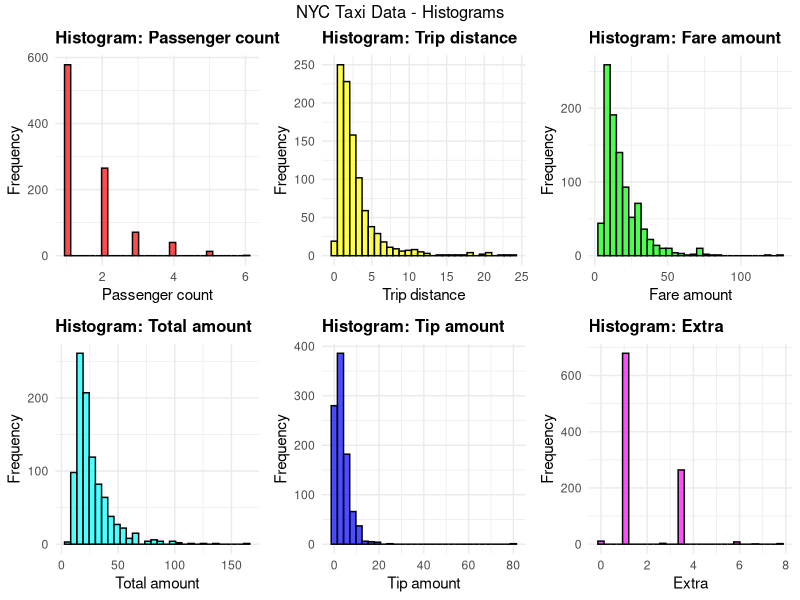
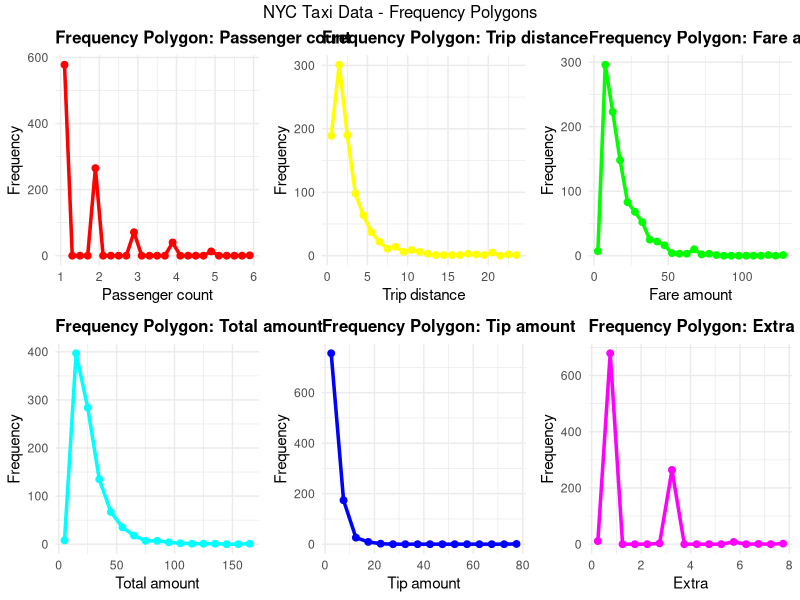
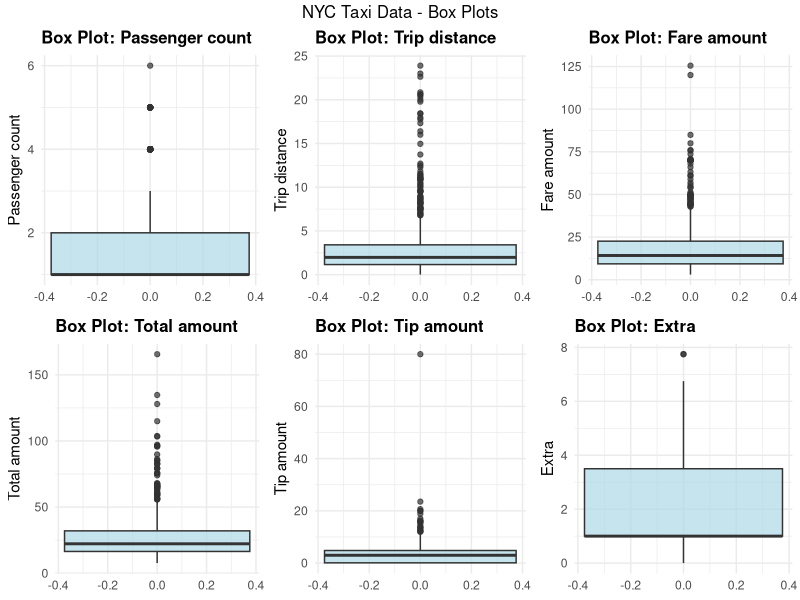
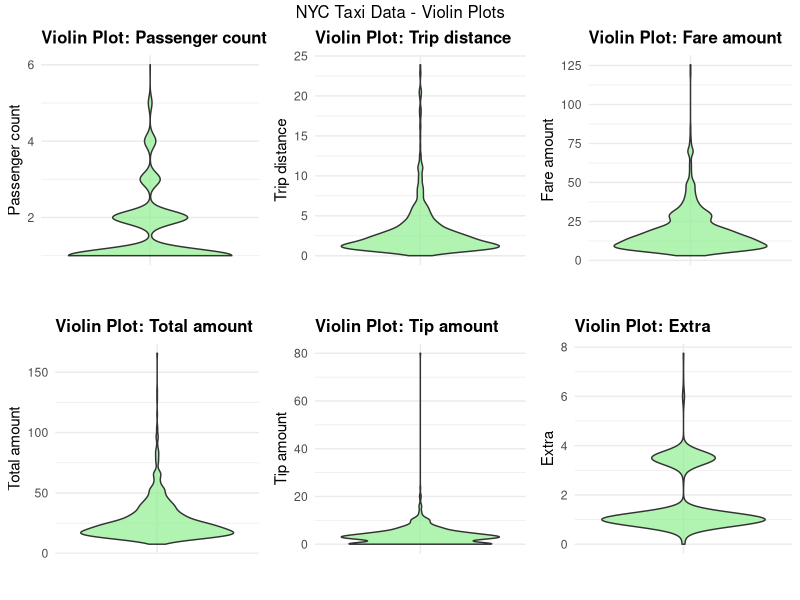
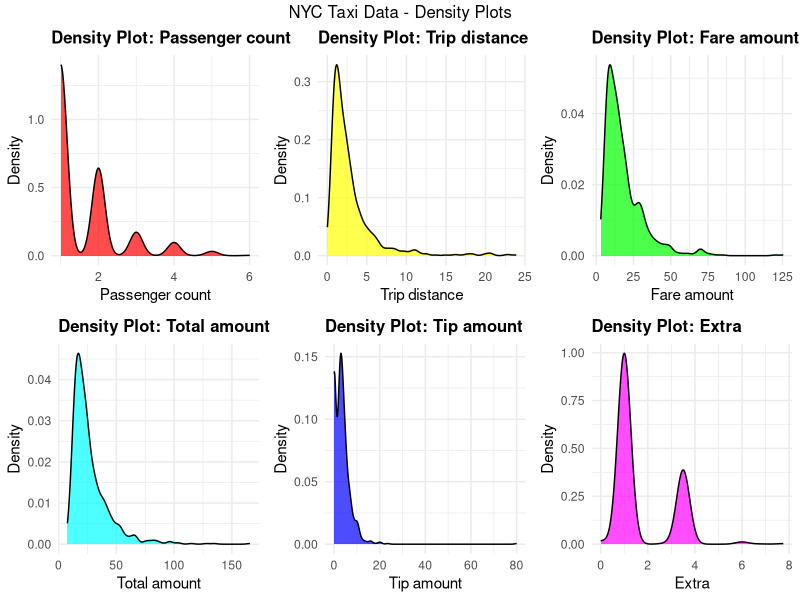
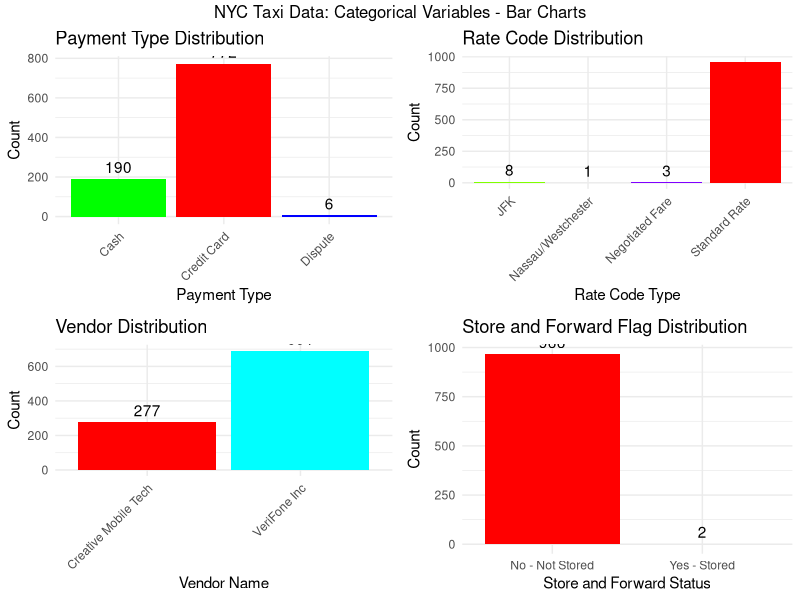
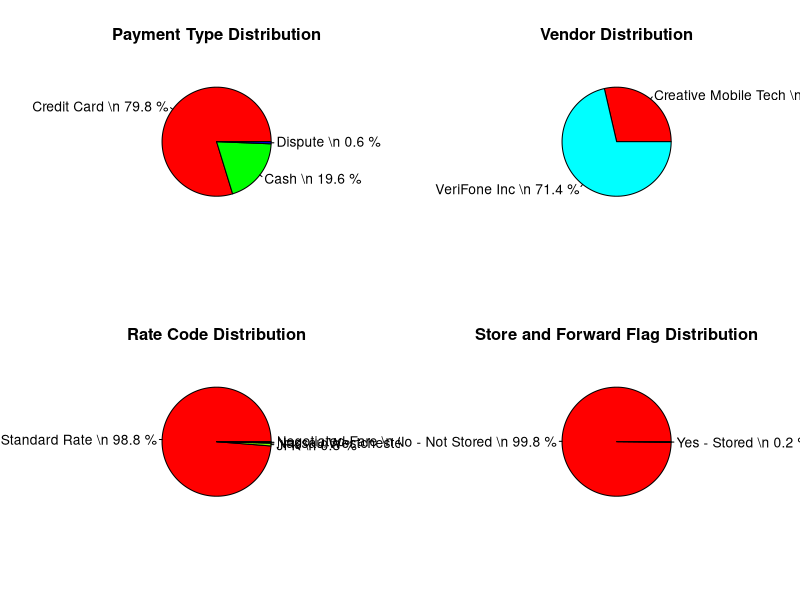
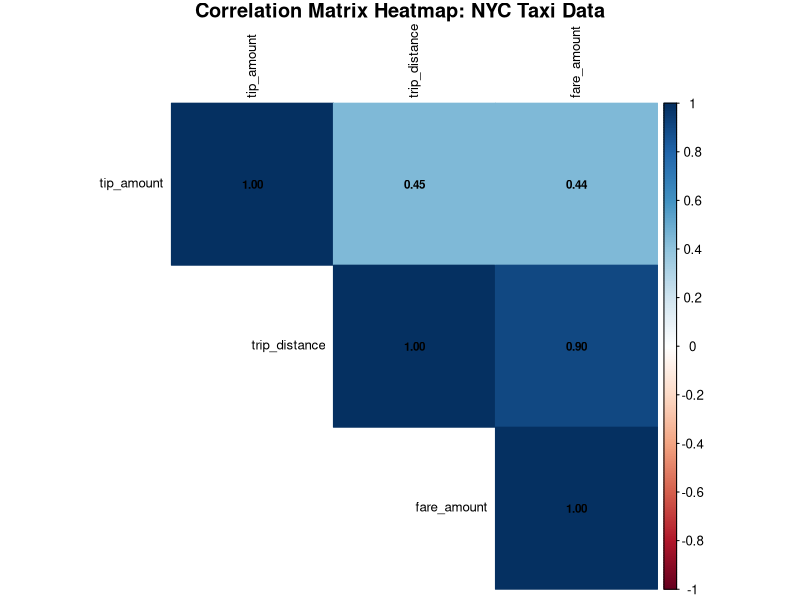

The R source for these figures, in order:
# U23AI118
# Lab 2: Analyzing NYC Dataset - R Version

#cd "lab2-3"
#& "C:\Program Files\R\R-4.5.1\bin\R.exe" --vanilla -e "user_lib <- file.path(Sys.getenv('USERPROFILE'), 'Documents', 'R', 'win-library', '4.5'); .libPaths(user_lib); source('NYCAnalysis.R')"

# Install required packages if not already installed
install_if_missing <- function(packages) {
  for (pkg in packages) {
    if (!require(pkg, character.only = TRUE)) {
      install.packages(pkg, dependencies = TRUE)
      library(pkg, character.only = TRUE)
    }
  }
}

# Load required libraries
required_packages <- c("readr", "dplyr", "ggplot2", "gridExtra", "corrplot", 
                      "reshape2", "RColorBrewer", "viridis", "psych")
install_if_missing(required_packages)

# Load the dataset
df <- read_csv('yellow_tripdata_sample.csv')
cat("Shape =", nrow(df), "rows x", ncol(df), "columns\\n")
cat("Columns:", paste(colnames(df), collapse = ", "), "\\n")
cat("Initial rows:\\n")
print(head(df))

# Analyzing before Data Cleaning
cat("\\nDataset Info:\\n")
str(df)
cat("\\nMissing Values:\\n")
print(sapply(df, function(x) sum(is.na(x))))

# Data Cleaning
df_clean <- df %>%
  filter(
    passenger_count > 0 & passenger_count <= 8,
    trip_distance > 0 & trip_distance <= 100,
    fare_amount > 0 & fare_amount <= 500,
    total_amount > 0 & total_amount <= 500,
    tip_amount >= 0 & tip_amount <= 100,
    extra >= 0
  )

cat(sprintf("Original dataset size: %d\\n", nrow(df)))
cat(sprintf("Cleaned dataset size: %d\\n", nrow(df_clean)))
cat(sprintf("Removed %d rows (%.2f%%)\\n", 
    nrow(df) - nrow(df_clean), 
    ((nrow(df) - nrow(df_clean))/nrow(df)*100)))

# Descriptive statistics
print(summary(df_clean))

# Define numerical columns
numerical_cols <- c('passenger_count', 'trip_distance', 'fare_amount', 
                   'total_amount', 'tip_amount', 'extra')

# Function to calculate descriptive statistics
descriptive_stats <- function(data, column) {
  col_data <- data[[column]]
  mode_val <- as.numeric(names(sort(table(col_data), decreasing = TRUE))[1])
  
  list(
    mean = mean(col_data, na.rm = TRUE),
    median = median(col_data, na.rm = TRUE),
    mode = mode_val,
    min = min(col_data, na.rm = TRUE),
    max = max(col_data, na.rm = TRUE),
    std = sd(col_data, na.rm = TRUE),
    variance = var(col_data, na.rm = TRUE),
    skew = psych::skew(col_data, na.rm = TRUE),
    kurtosis = psych::kurtosi(col_data, na.rm = TRUE)
  )
}

# Calculate statistics for all numerical columns
stats_summary <- lapply(numerical_cols, function(col) descriptive_stats(df_clean, col))
names(stats_summary) <- numerical_cols

# Convert to data frame for better display
stats_df <- data.frame(do.call(rbind, lapply(stats_summary, unlist)))
stats_df <- round(stats_df, 4)
print(stats_df)

# Create histograms
create_histograms <- function() {
  plots <- list()
  colors <- rainbow(length(numerical_cols))
  
  for (i in seq_along(numerical_cols)) {
    col <- numerical_cols[i]
    p <- ggplot(df_clean, aes_string(x = col)) +
      geom_histogram(bins = 30, alpha = 0.7, fill = colors[i], color = "black") +
      labs(title = paste("Histogram:", gsub("_", " ", stringr::str_to_title(col))),
           x = gsub("_", " ", stringr::str_to_title(col)),
           y = "Frequency") +
      theme_minimal() +
      theme(plot.title = element_text(face = "bold", size = 12))
    plots[[i]] <- p
  }
  
  grid.arrange(grobs = plots, ncol = 3, nrow = 2,
               top = "NYC Taxi Data - Histograms")
}

create_histograms()

# Observations for histograms
cat("\\nHistogram Observations:\\n")
cat("All graphs are right skewed\\n")
cat("1) Single passenger travels more\\n")
cat("2) Most people travel within range of 0-5 km\\n")
cat("3) Generally fares are below $40\\n")
cat("4) Total amount comes between $0 - $60\\n")
cat("5) People generally tip below $10\\n")
cat("6) Extras are either 1 or 4\\n")

# Create frequency polygons
create_frequency_polygons <- function() {
  plots <- list()
  colors <- rainbow(length(numerical_cols))
  
  for (i in seq_along(numerical_cols)) {
    col <- numerical_cols[i]
    
    # Calculate histogram data
    h <- hist(df_clean[[col]], breaks = 20, plot = FALSE)
    bin_centers <- (h$breaks[-1] + h$breaks[-length(h$breaks)]) / 2
    
    freq_data <- data.frame(x = bin_centers, y = h$counts)
    
    p <- ggplot(freq_data, aes(x = x, y = y)) +
      geom_line(color = colors[i], linewidth = 1.2) +
      geom_point(color = colors[i], size = 2) +
      labs(title = paste("Frequency Polygon:", gsub("_", " ", stringr::str_to_title(col))),
           x = gsub("_", " ", stringr::str_to_title(col)),
           y = "Frequency") +
      theme_minimal() +
      theme(plot.title = element_text(face = "bold", size = 12))
    plots[[i]] <- p
  }
  
  grid.arrange(grobs = plots, ncol = 3, nrow = 2,
               top = "NYC Taxi Data - Frequency Polygons")
}

create_frequency_polygons()

# Create box plots
create_boxplots <- function() {
  plots <- list()
  
  for (i in seq_along(numerical_cols)) {
    col <- numerical_cols[i]
    p <- ggplot(df_clean, aes_string(y = col)) +
      geom_boxplot(fill = "lightblue", alpha = 0.7) +
      labs(title = paste("Box Plot:", gsub("_", " ", stringr::str_to_title(col))),
           y = gsub("_", " ", stringr::str_to_title(col))) +
      theme_minimal() +
      theme(plot.title = element_text(face = "bold", size = 12))
    plots[[i]] <- p
  }
  
  grid.arrange(grobs = plots, ncol = 3, nrow = 2,
               top = "NYC Taxi Data - Box Plots")
}

create_boxplots()

# Create violin plots
create_violin_plots <- function() {
  plots <- list()
  
  for (i in seq_along(numerical_cols)) {
    col <- numerical_cols[i]
      p <- ggplot(df_clean, aes(x = "", y = .data[[col]])) +
     geom_violin(fill = "lightgreen", alpha = 0.7) +
     labs(title = paste("Violin Plot:", gsub("_", " ", stringr::str_to_title(col))),
       y = gsub("_", " ", stringr::str_to_title(col)),
       x = "") +
     theme_minimal() +
     theme(plot.title = element_text(face = "bold", size = 12))
    plots[[i]] <- p
  }
  
  grid.arrange(grobs = plots, ncol = 3, nrow = 2,
               top = "NYC Taxi Data - Violin Plots")
}

create_violin_plots()

# Create density plots
create_density_plots <- function() {
  plots <- list()
  colors <- rainbow(length(numerical_cols))
  
  for (i in seq_along(numerical_cols)) {
    col <- numerical_cols[i]
    p <- ggplot(df_clean, aes_string(x = col)) +
      geom_density(fill = colors[i], alpha = 0.7) +
      labs(title = paste("Density Plot:", gsub("_", " ", stringr::str_to_title(col))),
           x = gsub("_", " ", stringr::str_to_title(col)),
           y = "Density") +
      theme_minimal() +
      theme(plot.title = element_text(face = "bold", size = 12))
    plots[[i]] <- p
  }
  
  grid.arrange(grobs = plots, ncol = 3, nrow = 2,
               top = "NYC Taxi Data - Density Plots")
}

create_density_plots()

# Create mapping dictionaries for categorical variables
payment_type_map <- c("1" = "Credit Card", "2" = "Cash", "3" = "No Charge", 
                     "4" = "Dispute", "5" = "Unknown", "6" = "Voided Trip")

ratecode_map <- c("1" = "Standard Rate", "2" = "JFK", "3" = "Newark", 
                 "4" = "Nassau/Westchester", "5" = "Negotiated Fare", "6" = "Group Ride")

vendor_map <- c("1" = "Creative Mobile Tech", "2" = "VeriFone Inc")

flag_map <- c("Y" = "Yes - Stored", "N" = "No - Not Stored")

# Create categorical variable bar charts
create_categorical_bars <- function() {
  # Payment Type
  payment_counts <- table(df_clean$payment_type)
  payment_labels <- payment_type_map[names(payment_counts)]
  
  p1 <- ggplot(data.frame(type = payment_labels, count = as.numeric(payment_counts)), 
               aes(x = type, y = count)) +
    geom_bar(stat = "identity", fill = rainbow(length(payment_counts))) +
    geom_text(aes(label = count), vjust = -0.5) +
    labs(title = "Payment Type Distribution", x = "Payment Type", y = "Count") +
    theme_minimal() +
    theme(axis.text.x = element_text(angle = 45, hjust = 1))
  
  # Rate Code
  ratecode_counts <- table(df_clean$RatecodeID)
  ratecode_labels <- ratecode_map[names(ratecode_counts)]
  
  p2 <- ggplot(data.frame(type = ratecode_labels, count = as.numeric(ratecode_counts)), 
               aes(x = type, y = count)) +
    geom_bar(stat = "identity", fill = rainbow(length(ratecode_counts))) +
    geom_text(aes(label = count), vjust = -0.5) +
    labs(title = "Rate Code Distribution", x = "Rate Code Type", y = "Count") +
    theme_minimal() +
    theme(axis.text.x = element_text(angle = 45, hjust = 1))
  
  # Vendor
  vendor_counts <- table(df_clean$VendorID)
  vendor_labels <- vendor_map[names(vendor_counts)]
  
  p3 <- ggplot(data.frame(type = vendor_labels, count = as.numeric(vendor_counts)), 
               aes(x = type, y = count)) +
    geom_bar(stat = "identity", fill = rainbow(length(vendor_counts))) +
    geom_text(aes(label = count), vjust = -0.5) +
    labs(title = "Vendor Distribution", x = "Vendor Name", y = "Count") +
    theme_minimal() +
    theme(axis.text.x = element_text(angle = 45, hjust = 1))
  
  # Store and Forward Flag
  flag_counts <- table(df_clean$store_and_fwd_flag)
  flag_labels <- flag_map[names(flag_counts)]
  
  p4 <- ggplot(data.frame(type = flag_labels, count = as.numeric(flag_counts)), 
               aes(x = type, y = count)) +
    geom_bar(stat = "identity", fill = rainbow(length(flag_counts))) +
    geom_text(aes(label = count), vjust = -0.5) +
    labs(title = "Store and Forward Flag Distribution", x = "Store and Forward Status", y = "Count") +
    theme_minimal()
  
  grid.arrange(p1, p2, p3, p4, ncol = 2, nrow = 2,
               top = "NYC Taxi Data: Categorical Variables - Bar Charts")
}

create_categorical_bars()

# Create pie charts for categorical variables
create_pie_charts <- function() {
  par(mfrow = c(2, 2))
  
  # Payment Type Pie Chart
  payment_counts <- table(df_clean$payment_type)
  payment_labels <- payment_type_map[names(payment_counts)]
  pie(payment_counts, labels = paste(payment_labels, "\\n", 
      round(payment_counts/sum(payment_counts)*100, 1), "%"),
      main = "Payment Type Distribution", col = rainbow(length(payment_counts)))
  
  # Vendor Pie Chart
  vendor_counts <- table(df_clean$VendorID)
  vendor_labels <- vendor_map[names(vendor_counts)]
  pie(vendor_counts, labels = paste(vendor_labels, "\\n", 
      round(vendor_counts/sum(vendor_counts)*100, 1), "%"),
      main = "Vendor Distribution", col = rainbow(length(vendor_counts)))
  
  # Rate Code Pie Chart
  ratecode_counts <- table(df_clean$RatecodeID)
  ratecode_labels <- ratecode_map[names(ratecode_counts)]
  pie(ratecode_counts, labels = paste(ratecode_labels, "\\n", 
      round(ratecode_counts/sum(ratecode_counts)*100, 1), "%"),
      main = "Rate Code Distribution", col = rainbow(length(ratecode_counts)))
  
  # Store and Forward Flag Pie Chart
  flag_counts <- table(df_clean$store_and_fwd_flag)
  flag_labels <- flag_map[names(flag_counts)]
  pie(flag_counts, labels = paste(flag_labels, "\\n", 
      round(flag_counts/sum(flag_counts)*100, 1), "%"),
      main = "Store and Forward Flag Distribution", col = rainbow(length(flag_counts)))
  
  par(mfrow = c(1, 1))
}

create_pie_charts()

# INFERENTIAL STATISTICS

# Confidence Intervals
confidence_interval <- function(data, confidence = 0.95) {
  n <- length(data)
  mean_val <- mean(data, na.rm = TRUE)
  std_err <- sd(data, na.rm = TRUE) / sqrt(n)
  t_val <- qt((1 + confidence) / 2, n - 1)
  margin_error <- t_val * std_err
  
  list(
    mean = mean_val,
    lower_bound = mean_val - margin_error,
    upper_bound = mean_val + margin_error,
    std_error = std_err,
    sample_size = n
  )
}

variables <- c('trip_distance', 'fare_amount', 'tip_amount')
cat("\\n=== CONFIDENCE INTERVALS ===\\n")

for (var in variables) {
  data <- df_clean[[var]][!is.na(df_clean[[var]])]
  ci_result <- confidence_interval(data)
  
  cat(sprintf("\n%s:\n", gsub("_", " ", stringr::str_to_title(var))))
  cat(sprintf("  Sample Size: %d\n", ci_result$sample_size))
  cat(sprintf("  Sample Mean: $%.4f\n", ci_result$mean))
  cat(sprintf("  Standard Error: $%.4f\n", ci_result$std_error))
  cat(sprintf("  95%% CI: [$%.4f, $%.4f]\n", ci_result$lower_bound, ci_result$upper_bound))
  cat(sprintf("  Interpretation: We are 95%% confident that the true population mean\n"))
  cat(sprintf("  %s lies between $%.4f and $%.4f\n", gsub("_", " ", var), 
              ci_result$lower_bound, ci_result$upper_bound))
}

# Hypothesis Test 1: One-sample t-test for tip amount
cat("\n=== HYPOTHESIS TEST 1: One-Sample t-test for Tip Amount ===\n")

tip_data <- df_clean$tip_amount[!is.na(df_clean$tip_amount)]
null_hypothesis_value <- 2.0

t_test_result <- t.test(tip_data, mu = null_hypothesis_value)

cat(sprintf("H0: μ = $%.1f (null hypothesis)\n", null_hypothesis_value))
cat(sprintf("H1: μ ≠ $%.1f (alternative hypothesis)\n", null_hypothesis_value))
cat("Significance level: α = 0.05\n")
cat("\nResults:\n")
cat(sprintf("Sample size: %d\n", length(tip_data)))
cat(sprintf("Sample mean: $%.4f\n", mean(tip_data)))
cat(sprintf("Sample std: $%.4f\n", sd(tip_data)))
cat(sprintf("t-statistic: %.4f\n", t_test_result$statistic))
cat(sprintf("p-value: %.6f\n", t_test_result$p.value))

if (t_test_result$p.value < 0.05) {
  cat("Decision: Reject H0\n")
  cat("Conclusion: There is significant evidence that the average tip amount is different from $2\n")
} else {
  cat("Decision: Fail to reject H0\n")
  cat("Conclusion: There is insufficient evidence that the average tip amount is different from $2\n")
}

# Hypothesis Test 2: Two-sample t-test for fare amount by payment type
cat("\n=== HYPOTHESIS TEST 2: Two-Sample t-test for Fare Amount by Payment Type ===\n")

credit_fares <- df_clean$fare_amount[df_clean$payment_type == 1 & !is.na(df_clean$fare_amount)]
cash_fares <- df_clean$fare_amount[df_clean$payment_type == 2 & !is.na(df_clean$fare_amount)]

t_test_result2 <- t.test(credit_fares, cash_fares)

cat("H0: μ_credit = μ_cash (no difference in mean fare amounts)\n")
cat("H1: μ_credit ≠ μ_cash (difference in mean fare amounts)\n")
cat("Significance level: α = 0.05\n")
cat("\nResults:\n")
cat("Credit card payments:\n")
cat(sprintf("  Sample size: %d\n", length(credit_fares)))
cat(sprintf("  Sample mean: $%.4f\n", mean(credit_fares)))
cat(sprintf("  Sample std: $%.4f\n", sd(credit_fares)))
cat("\nCash payments:\n")
cat(sprintf("  Sample size: %d\n", length(cash_fares)))
cat(sprintf("  Sample mean: $%.4f\n", mean(cash_fares)))
cat(sprintf("  Sample std: $%.4f\n", sd(cash_fares)))
cat(sprintf("\nt-statistic: %.4f\n", t_test_result2$statistic))
cat(sprintf("p-value: %.6f\n", t_test_result2$p.value))

if (t_test_result2$p.value < 0.05) {
  cat("Decision: Reject H0\n")
  cat("Conclusion: There is significant evidence of a difference in mean fare amounts between payment types\n")
} else {
  cat("Decision: Fail to reject H0\n")
  cat("Conclusion: There is insufficient evidence of a difference in mean fare amounts between payment types\n")
}

# Hypothesis Test 3: Chi-square test of independence
cat("\n=== HYPOTHESIS TEST 3: Chi-square Test of Independence ===\n")

contingency_table <- table(df_clean$payment_type, df_clean$RatecodeID)
cat("H0: Payment type and Rate code are independent\n")
cat("H1: Payment type and Rate code are not independent\n")
cat("Significance level: α = 0.05\n")
cat("Contingency Table:\n")
print(contingency_table)

chi_test_result <- chisq.test(contingency_table)

cat("\nResults:\n")
cat(sprintf("Chi-square statistic: %.4f\n", chi_test_result$statistic))
cat(sprintf("Degrees of freedom: %d\n", chi_test_result$parameter))
cat(sprintf("p-value: %.6f\n", chi_test_result$p.value))

if (chi_test_result$p.value < 0.05) {
  cat("Decision: Reject H0\n")
  cat("Conclusion: Payment type and Rate code are NOT independent\n")
} else {
  cat("Decision: Fail to reject H0\n")
  cat("Conclusion: Payment type and Rate code are independent\n")
}

# Correlation Analysis
cat("\n=== CORRELATION ANALYSIS ===\n")

trip_fare_corr <- cor(df_clean$trip_distance, df_clean$fare_amount, use = "complete.obs")
fare_tip_corr <- cor(df_clean$fare_amount, df_clean$tip_amount, use = "complete.obs")
fare_tip_spearman <- cor(df_clean$fare_amount, df_clean$tip_amount, 
                        method = "spearman", use = "complete.obs")

cat("Correlation:\n")
cat("Pearson - linear data\n")
cat(sprintf("Trip Distance vs Fare Amount: %.4f\n", trip_fare_corr))
cat(sprintf("Fare Amount vs Tip Amount: %.4f\n", fare_tip_corr))
cat("Spearman - non-linear data\n")
cat(sprintf("Fare Amount vs Tip Amount: %.4f\n", fare_tip_spearman))

interpret_correlation <- function(r) {
  abs_r <- abs(r)
  if (abs_r >= 0.8) return("very strong")
  else if (abs_r >= 0.6) return("strong")
  else if (abs_r >= 0.4) return("moderate")
  else if (abs_r >= 0.2) return("weak")
  else return("very weak")
}

cat("\nInterpretation:\n")
cat(sprintf("- Trip distance and fare amount show a %s positive correlation\n", 
            interpret_correlation(trip_fare_corr)))
cat(sprintf("- Fare amount and tip amount show a %s positive correlation\n", 
            interpret_correlation(fare_tip_spearman)))

# Correlation Matrix Heatmap
correlation_variables <- c('trip_distance', 'fare_amount', 'tip_amount')
correlation_matrix <- cor(df_clean[correlation_variables], use = "complete.obs")

# Using corrplot package
corrplot(correlation_matrix, method = "color", type = "upper", 
         order = "hclust", tl.cex = 0.8, tl.col = "black", 
         addCoef.col = "black", number.cex = 0.7,
         title = "Correlation Matrix Heatmap: NYC Taxi Data", 
         mar = c(0,0,1,0))

# BONUS: Time Series Analysis
cat("\n=== BONUS: TIME SERIES ANALYSIS ===\n")

# Convert datetime columns
df_clean$tpep_pickup_datetime <- as.POSIXct(df_clean$tpep_pickup_datetime)
df_clean$tpep_dropoff_datetime <- as.POSIXct(df_clean$tpep_dropoff_datetime)

# Extract hour of day for pickup
df_clean$pickup_hour <- format(df_clean$tpep_pickup_datetime, "%H")
df_clean$pickup_hour <- as.numeric(df_clean$pickup_hour)

# Trip count by hour
hourly_trips <- table(df_clean$pickup_hour)
hourly_fare <- aggregate(fare_amount ~ pickup_hour, df_clean, mean)

# Create time series plots
par(mfrow = c(2, 2))

# Plot 1: Trip count by hour
barplot(hourly_trips, main = "Trip Count by Hour of Day", 
        xlab = "Hour of Day", ylab = "Number of Trips", 
        col = "skyblue", border = "black")

# Plot 2: Average fare by hour
plot(hourly_fare$pickup_hour, hourly_fare$fare_amount, type = "o", 
     main = "Average Fare Amount by Hour of Day",
     xlab = "Hour of Day", ylab = "Average Fare Amount ($)",
     col = "green", lwd = 2, pch = 16)
grid()

# Plot 3: Top 10 Pickup locations
pickup_zones <- sort(table(df_clean$PULocationID), decreasing = TRUE)[1:10]
barplot(pickup_zones, main = "Top 10 Pickup Locations", 
        xlab = "Number of Trips", ylab = "Zone ID", 
        horiz = TRUE, col = rainbow(10))

# Plot 4: Top 10 Dropoff locations
dropoff_zones <- sort(table(df_clean$DOLocationID), decreasing = TRUE)[1:10]
barplot(dropoff_zones, main = "Top 10 Dropoff Locations", 
        xlab = "Number of Trips", ylab = "Zone ID", 
        horiz = TRUE, col = rainbow(10))

par(mfrow = c(1, 1))

# CONCLUSION
cat("\n=== CONCLUSION ===\n")
cat("\n1. DESCRIPTIVE STATISTICS INSIGHTS:\n")
cat("• Trip Distance: Right-skewed distribution with mean 2.9 miles\n")
cat("• Fare Amount: Positive skew, average around $17-18\n")
cat("• Tip Amount: Highly right-skewed, many zero values\n")
cat("• Passenger Count: Most trips have 1-2 passengers\n")
cat("• Total Amount: Strong correlation with fare amount\n")

cat("\n2. HYPOTHESIS TESTING RESULTS:\n")
cat("• Average tip amount is significantly different from $2\n")
cat("• No significant difference in fare amounts between payment types\n")
cat("• Payment type and rate code are independent\n")

cat("\n3. CORRELATION FINDINGS:\n")
cat(sprintf("• Strong positive correlation between trip distance and fare amount (r = %.3f)\n", trip_fare_corr))
cat(sprintf("• Moderate positive correlation between fare amount and tip amount (r = %.3f)\n", fare_tip_corr))
cat("• Fare amount is the primary component of total amount\n")

cat("\n4. TIME-BASED PATTERNS:\n")
peak_hour <- names(which.max(hourly_trips))
min_hour <- names(which.min(hourly_trips))
cat(sprintf("• Peak trip hour: %s:00 with %d trips\n", peak_hour, max(hourly_trips)))
cat(sprintf("• Lowest trip hour: %s:00 with %d trips\n", min_hour, min(hourly_trips)))
cat("• Rush hour patterns visible in trip frequency\n")

cat("\nAnalysis completed successfully!\n")
